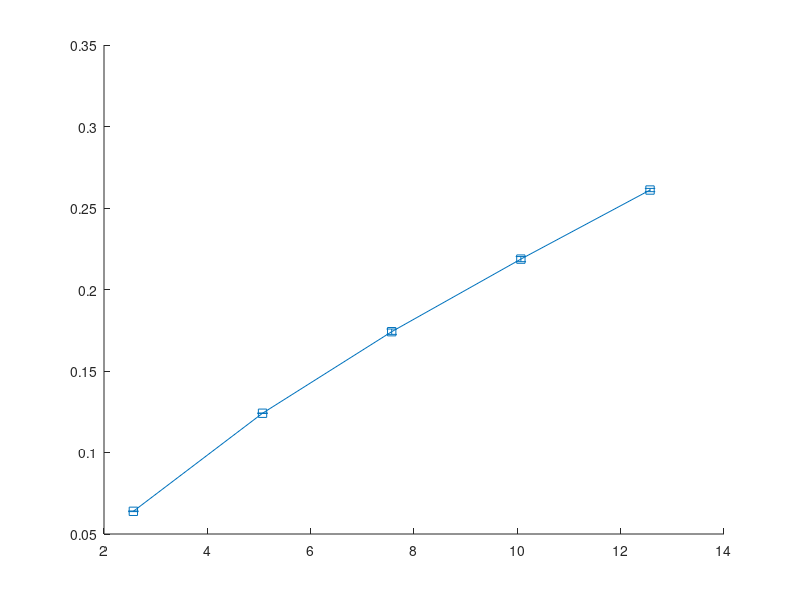

Write MATLAB code to recreate this figure. (Note: this script raises an error after producing the figure.)
clear all;
close all;


%%
% Trajectory tracking experiment
% Trajectory: Circle, Lemniscate, wrapped Circle, wrapped Lemniscate, Tilted Circle
% Algorithm: Nominal MPC, GP-MPC, OL-MPC, and OL-MPC (w/ INDI)
% For each trajectory type, five reference maximal axial velocities are specified (giving five maximal speeds) 
% For each reference maximal axial velocity, each algorithm is run five times (row of the recorded results)


% plot setup
lw = 1.5;
fs = 6;
ms = 8;
color_ref = 'k';
color_mpc = [0.4660 0.6740 0.1880];
color_gpmpc = [0.6350 0.0780 0.1840]; 
color_olmpc = [0 0.4470 0.7410]; 
color_olmpc_indi = [0.4940 0.1840 0.5560];


%%
% ref_v_max = [2.50 5.00 7.50 10.0 12.5];

%% Circle 
max_speed_circle = [2.5683 5.0683 7.5683 10.0683 12.5683];     

mpc = [  
         0.06426  0.06384  0.06384  0.06384  0.06384;
         0.12420  0.12388  0.12412  0.12412  0.12412;
         0.17119  0.17489  0.17472  0.17489  0.17489;
         0.22035  0.22037  0.21753  0.21755  0.21743;
         0.26128  0.25925  0.26150  0.26151  0.26160;
                                                        ];

gpmpc = [ 
         0.03030  0.03015  0.03015  0.03015  0.03015;
         0.04624  0.04625  0.04624  0.04629  0.04629;
         0.07177  0.07180  0.07181  0.07177  0.07181;
         0.11062  0.11057  0.11062  0.11061  0.11060;
         0.16626  0.16384  0.16630  0.16631  0.16627;
                                                        ];

% n_rf=50
olmpc = [  
         0.01022  0.01189  0.01177  0.01157  0.01170;
         0.01781  0.02246  0.02267  0.02266  0.02292;
         0.02979  0.03414  0.03434  0.03451  0.03399;
         0.05349  0.05030  0.04990  0.05377  0.05138;
         0.09616  0.09102  0.09483  0.09165  0.09711;
                                                        ];

olmpc_indi = [  
         0.00431  0.00313  0.00317  0.00308  0.00304;
         0.01127  0.00891  0.00820  0.00802  0.00868;
         0.02072  0.01990  0.01885  0.02005  0.01976;
         0.02920  0.02618  0.02596  0.02773  0.02994;
         0.06083  0.05714  0.06254  0.06896  0.05553;
                                                        ];

figure(1)
errorbar(max_speed_circle, mean(mpc,2), std(mpc,0,2), 's-', 'Color', color_mpc, 'LineWidth', lw); hold on;
errorbar(max_speed_circle, mean(gpmpc,2), std(gpmpc,0,2), 'o-', 'Color', color_gpmpc, 'LineWidth', lw); hold on;
errorbar(max_speed_circle, mean(olmpc,2), std(olmpc,0,2), '^-', 'Color', color_olmpc, 'LineWidth', lw); hold on;
errorbar(max_speed_circle, mean(olmpc_indi,2), std(olmpc_indi,0,2), '*-', 'Color', color_olmpc_indi, 'LineWidth', lw); hold on;
xlim([2.0 13.0]);
% title('Tracking Performance with Circle Trajectory')
xlabel('Maximum Speed ($m/s$)','interpreter','latex');
ylabel('RMSE ($m$)','interpreter','latex');
legend('Nominal MPC', 'GP-MPC', 'Ours', 'Ours (w/ INDI)', 'Location', 'northwest');



%% Lemniscate
max_speed_lemniscate = [3.4562 7.0937 10.5022 14.1083 17.7283];

mpc = [  
         0.05936  0.05896  0.05935  0.05935  0.05935;
         0.11660  0.11668  0.11670  0.11670  0.11671;
         0.15889  0.15857  0.15871  0.15857  0.15871;
         0.19577  0.19552  0.19553  0.19553  0.19553;
         0.29449  0.28904  0.29754  0.29770  0.29754;
                                                        ];

gpmpc = [  
         0.03017  0.03078  0.03078  0.02998  0.02998;
         0.04172  0.04172  0.04183  0.04183  0.04172;
         0.07212  0.06834  0.06827  0.06819  0.06826;
         0.09982  0.09983  0.09985  0.09980  0.09987;
         0.20051  0.20059  0.20022  0.20124  0.19826;
                                                        ]; 

% n_rf=50
olmpc = [  
         0.01311  0.01297  0.01258  0.01282  0.01307;
         0.02531  0.02472  0.02554  0.02519  0.02482;
         0.04325  0.04151  0.04172  0.04392  0.04179;
         0.07216  0.07228  0.07178  0.07074  0.07198;
         0.17629  0.18450  0.17445  0.17493  0.17881;
                                                        ];

olmpc_indi = [  
         0.00591  0.00609  0.00613  0.00626  0.00589;
         0.01519  0.01462  0.01408  0.01324  0.01429;
         0.03463  0.02876  0.02788  0.02813  0.02800;
         0.05554  0.05424  0.05905  0.05689  0.05475;
         0.16404  0.16306  0.16589  0.16335  0.16908;
                                                        ];

figure(2)
errorbar(max_speed_lemniscate, mean(mpc,2), std(mpc,0,2), 's-', 'Color', color_mpc, 'LineWidth', lw); hold on;
errorbar(max_speed_lemniscate, mean(gpmpc,2), std(gpmpc,0,2), 'o-', 'Color', color_gpmpc, 'LineWidth', lw); hold on;
errorbar(max_speed_lemniscate, mean(olmpc,2), std(olmpc,0,2), '^-', 'Color', color_olmpc, 'LineWidth', lw); hold on;
errorbar(max_speed_lemniscate, mean(olmpc_indi,2), std(olmpc_indi,0,2), '*-', 'Color', color_olmpc_indi, 'LineWidth', lw); hold on;
xlim([2.0 18.0]);
% title('Tracking Performance with Lemniscate Trajectory')
xlabel('Maximum Speed ($m/s$)','interpreter','latex');
ylabel('RMSE ($m$)','interpreter','latex');
legend('Nominal MPC', 'GP-MPC', 'Ours', 'Ours (w/ INDI)', 'Location', 'northwest');
                                                      


%% wrapped Circle 
max_speed_wrapped_circle = [2.8618 5.6244 8.4511 11.2527 14.0502];

mpc = [  
         0.06252  0.06288  0.06287  0.06288  0.06287;
         0.11948  0.11955  0.11955  0.11955  0.11954;
         0.17026  0.17023  0.17023  0.17023  0.17024;
         0.21562  0.21588  0.21591  0.21589  0.21590;
         0.33123  0.33111  0.33101  0.33105  0.33109;
                                                        ];

gpmpc = [  
         0.02950  0.02951  0.02950  0.02949  0.02949;
         0.04600  0.04575  0.04574  0.04573  0.04574;
         0.07359  0.07373  0.07373  0.07371  0.07371;
         0.11927  0.11932  0.11922  0.11919  0.11922;
         0.24744  0.24706  0.24748  0.24746  0.24799;
                                                        ];

% n_rf=50
olmpc = [  
         0.01008  0.01002  0.01020  0.00985  0.00990;
         0.01962  0.01966  0.01960  0.01966  0.01966;
         0.03806  0.03776  0.03771  0.03745  0.03751;
         0.06911  0.06550  0.06530  0.06863  0.06472;
         0.24176  0.24143  0.24433  0.24290  0.24489;
                                                        ];

olmpc_indi = [  
         0.00374  0.00370  0.00348  0.00348  0.00354;
         0.01162  0.01140  0.01159  0.01117  0.01233;
         0.02359  0.02453  0.02373  0.02344  0.02299;
         0.03997  0.03875  0.04076  0.04121  0.04461;
         0.21566  0.21271  0.21877  0.21084  0.21075;
                                                        ];


figure(3)
errorbar(max_speed_wrapped_circle, mean(mpc,2), std(mpc,0,2), 's-', 'Color', color_mpc, 'LineWidth', lw); hold on;
errorbar(max_speed_wrapped_circle, mean(gpmpc,2), std(gpmpc,0,2), 'o-', 'Color', color_gpmpc, 'LineWidth', lw); hold on;
errorbar(max_speed_wrapped_circle, mean(olmpc,2), std(olmpc,0,2), '^-', 'Color', color_olmpc, 'LineWidth', lw); hold on;
errorbar(max_speed_wrapped_circle, mean(olmpc_indi,2), std(olmpc_indi,0,2), '*-', 'Color', color_olmpc_indi, 'LineWidth', lw); hold on;
xlim([2.0 15.0]);
% title('Tracking Performance with wrapped Circle Trajectory')
xlabel('Maximum Speed ($m/s$)','interpreter','latex');
ylabel('RMSE ($m$)','interpreter','latex');
legend('Nominal MPC', 'GP-MPC', 'Ours', 'Ours (w/ INDI)', 'Location', 'northwest');  


%%
% ref_v_max = [2.00 4.00 6.00 8.00 10.0];

%% wrapped Lemniscate (change in height: 3m)
max_speed_wrapped_lemniscate = [3.0403 5.9711 8.9027 11.8201 14.7203];


mpc = [  
         0.05122  0.05172  0.05172  0.05169  0.05169;
         0.10037  0.10036  0.10037  0.10037  0.10037;
         0.14571  0.14572  0.14571  0.14572  0.14569;
         0.19311  0.19307  0.19296  0.19307  0.19301;
         0.29934  0.29935  0.29917  0.29960  0.29931  ;
                                                        ];

gpmpc = [  
         0.02870  0.02893  0.02893  0.02893  0.02893;
         0.04530  0.04529  0.04529  0.04529  0.04529;
         0.06373  0.06371  0.06376  0.06375  0.06372;
         0.10597  0.10573  0.10587  0.10571  0.10599;
         0.20509  0.20651  0.20525  0.20480  0.20418;
                                                        ];

% n_rf=50
olmpc = [  
         0.01141  0.01147  0.01145  0.01143  0.01141;
         0.02603  0.02648  0.02596  0.02604  0.02606;
         0.04754  0.04741  0.04906  0.04921  0.04793;
         0.07885  0.08011  0.07929  0.08052  0.08280;
         0.17438  0.17515  0.17352  0.17715  0.17601;  
                                                        ];


olmpc_indi = [  
         0.00660  0.00655  0.00666  0.00656  0.00647;
         0.01715  0.01712  0.01808  0.01763  0.01774;
         0.03541  0.03594  0.03548  0.03501  0.03604;
         0.06461  0.06235  0.06050  0.06274  0.06237;
         0.16394  0.15953  0.15225  0.14837  0.14479;
                                                        ];
                                                        
figure(4)
errorbar(max_speed_wrapped_lemniscate, mean(mpc,2), std(mpc,0,2), 's-', 'Color', color_mpc, 'LineWidth', lw); hold on;
errorbar(max_speed_wrapped_lemniscate, mean(gpmpc,2), std(gpmpc,0,2), 'o-', 'Color', color_gpmpc, 'LineWidth', lw); hold on;
errorbar(max_speed_wrapped_lemniscate, mean(olmpc,2), std(olmpc,0,2), '^-', 'Color', color_olmpc, 'LineWidth', lw); hold on;
errorbar(max_speed_wrapped_lemniscate, mean(olmpc_indi,2), std(olmpc_indi,0,2), '*-', 'Color', color_olmpc_indi, 'LineWidth', lw); hold on;
xlim([2.0 15.0]);
% title('Tracking Performance with wrapped Lemniscate Trajectory')
xlabel('Maximum Speed ($m/s$)','interpreter','latex');
ylabel('RMSE ($m$)','interpreter','latex');
legend('Nominal MPC', 'GP-MPC', 'Ours', 'Ours (w/ INDI)', 'Location', 'northwest');                                                        



%% Tilted Circle
max_speed_tilted_circle = [2.5685 5.0936 7.6018 10.1162 12.6260];

mpc = [  
         0.06415  0.06398  0.06399  0.06398  0.06398;
         0.12408  0.12418  0.12418  0.12418  0.12417;
         0.17514  0.17515  0.17514  0.17515  0.17515;
         0.21774  0.21774  0.21773  0.21774  0.21774;
         0.26186  0.26186  0.26187  0.26191  0.26189;
                                                        ];


gpmpc = [  
         0.02925  0.02920  0.02920  0.02920  0.02920;
         0.04581  0.04590  0.04589  0.04590  0.04590;
         0.07212  0.07211  0.07211  0.07212  0.07212;
         0.11107  0.11106  0.11105  0.11106  0.11105;
         0.16093  0.16330  0.16327  0.16333  0.16334;
                                                        ];  

% n_rf=50
olmpc = [  
         0.01152  0.01165  0.01183  0.01165  0.01170;
         0.01740  0.01736  0.01770  0.01747  0.01758;
         0.02890  0.03361  0.03403  0.03411  0.03382;
         0.05296  0.05532  0.05057  0.05062  0.04994;
         0.09322  0.09863  0.09609  0.09457  0.09541;
                                                        ];

olmpc_indi = [  
         0.00308  0.00312  0.00318  0.00310  0.00308;
         0.00808  0.00887  0.00851  0.00870  0.00781;
         0.01845  0.02017  0.01871  0.01992  0.01984;
         0.03032  0.02592  0.02929  0.03191  0.03008;
         0.05715  0.06584  0.06456  0.06431  0.06350;
                                                        ];

figure(5)
errorbar(max_speed_tilted_circle, mean(mpc,2), std(mpc,0,2), 's-', 'Color', color_mpc, 'LineWidth', lw); hold on;
errorbar(max_speed_tilted_circle, mean(gpmpc,2), std(gpmpc,0,2), 'o-', 'Color', color_gpmpc, 'LineWidth', lw); hold on;
errorbar(max_speed_tilted_circle, mean(olmpc,2), std(olmpc,0,2), '^-', 'Color', color_olmpc, 'LineWidth', lw); hold on;
errorbar(max_speed_tilted_circle, mean(olmpc_indi,2), std(olmpc_indi,0,2), '*-', 'Color', color_olmpc_indi, 'LineWidth', lw); hold on;
xlim([2.0 13.0]);
% title('Tracking Performance with Tilted Circle Trajectory')
xlabel('Maximum Speed ($m/s$)','interpreter','latex');
ylabel('RMSE ($m$)','interpreter','latex');
legend('Nominal MPC', 'GP-MPC', 'Ours', 'Ours (w/ INDI)', 'Location', 'northwest');   



% %% wrapped Lemniscate (change in height: 1m)
% max_speed_wrapped_lemniscate = [3.4654 7.0941 10.5024 14.1096 17.7286];

% mpc = [  
%          0.05943  0.05944  0.05982  0.05981  0.05981;
%          0.11924  0.11944  0.11923  0.11944  0.11923;
%          0.16519  0.16532  0.16532  0.16516  0.16521;
%          0.20757  0.20754  0.20759  0.20745  0.20756;
%          0.28579  0.28565  0.28592  0.28559  0.28538;
%                                                         ];

% gpmpc = [  
%          0.02922  0.02940  0.02940  0.02921  0.02940;
%          0.04145  0.04146  0.04147  0.04157  0.04157;
%          0.07259  0.07256  0.07262  0.07259  0.07259;
%          0.11402  0.11406  0.11404  0.11404  0.11406;
%          0.20334  0.20313  0.20618  0.20652  0.20363;
%                                                         ]; 

% % n_rf=50
% olmpc = [  
%          0.01286  0.01314  0.01314  0.01324  0.01315;
%          0.02686  0.02654  0.02677  0.02649  0.02628;
%          0.04083  0.04252  0.04310  0.04121  0.04166;
%          0.05981  0.05991  0.06016  0.05916  0.06082;
%          0.16312  0.16260  0.16274  0.16268  0.16179;
%                                                         ];

% olmpc_indi = [  
%          0.00659  0.00682  0.00637  0.00651  0.00630;
%          0.01644  0.01521  0.01559  0.01521  0.01527;
%          0.02649  0.02547  0.02616  0.02749  0.02573;
%          0.03859  0.04002  0.03940  0.04003  0.03859;
%          0.14688  0.14286  0.14125  0.13803  0.14202;
%                                                         ];

% figure(6)
% errorbar(max_speed_wrapped_lemniscate, mean(mpc,2), std(mpc,0,2), 's-', 'Color', color_mpc, 'LineWidth', lw); hold on;
% errorbar(max_speed_wrapped_lemniscate, mean(gpmpc,2), std(gpmpc,0,2), 'o-', 'Color', color_gpmpc, 'LineWidth', lw); hold on;
% errorbar(max_speed_wrapped_lemniscate, mean(olmpc,2), std(olmpc,0,2), '^-', 'Color', color_olmpc, 'LineWidth', lw); hold on;
% errorbar(max_speed_wrapped_lemniscate, mean(olmpc_indi,2), std(olmpc_indi,0,2), '*-', 'Color', color_olmpc_indi, 'LineWidth', lw); hold on;
% xlim([2.5 20.0]);
% % title('Tracking Performance with wrapped Lemniscate Trajectory')
% xlabel('Maximum Speed ($m/s$)','interpreter','latex');
% ylabel('RMSE ($m$)','interpreter','latex');
% legend('Nominal MPC', 'GP-MPC', 'Ours', 'Ours (w/ INDI)', 'Location', 'northwest');  